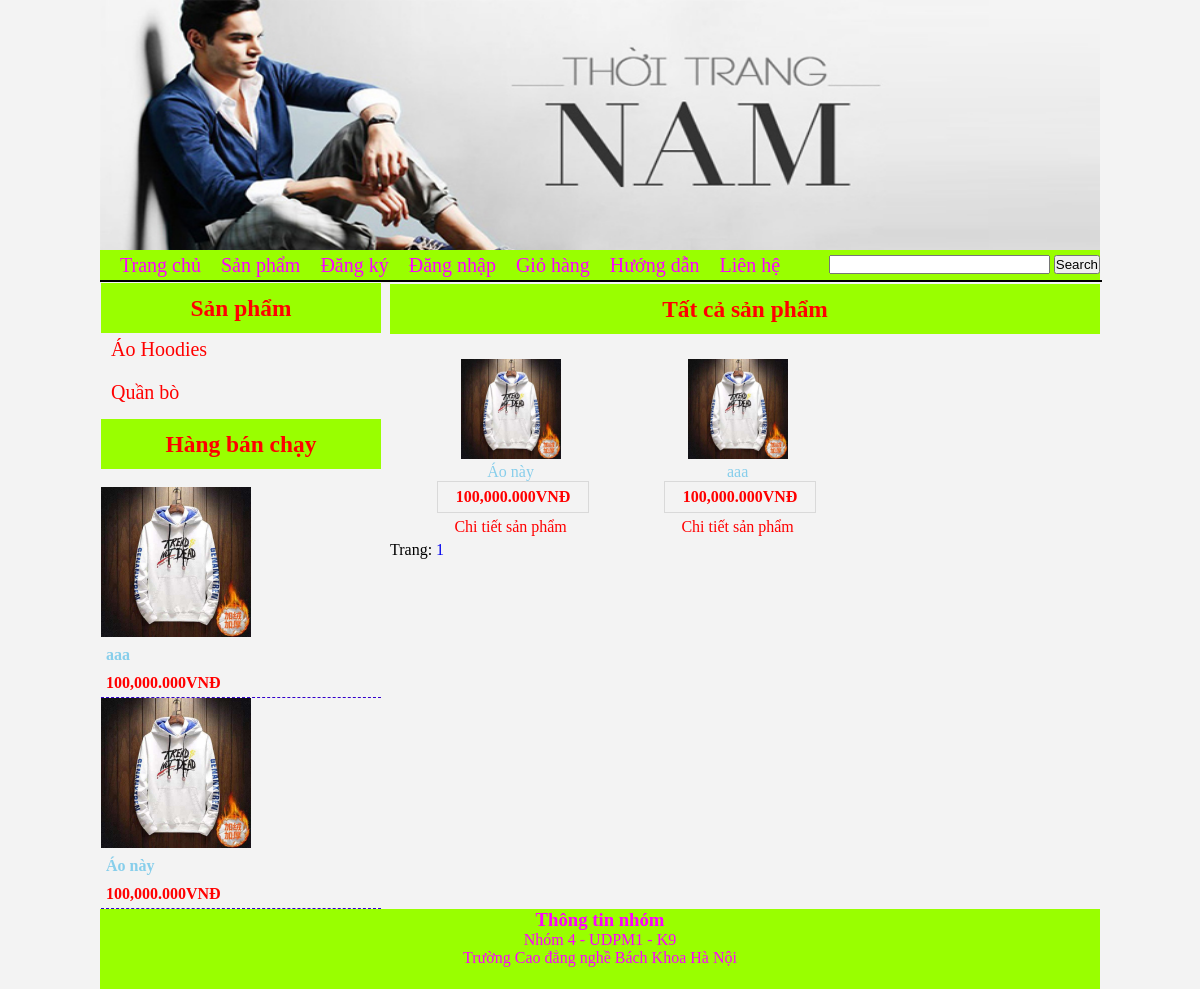
The app's page /index.php?xem=allsp, older data.
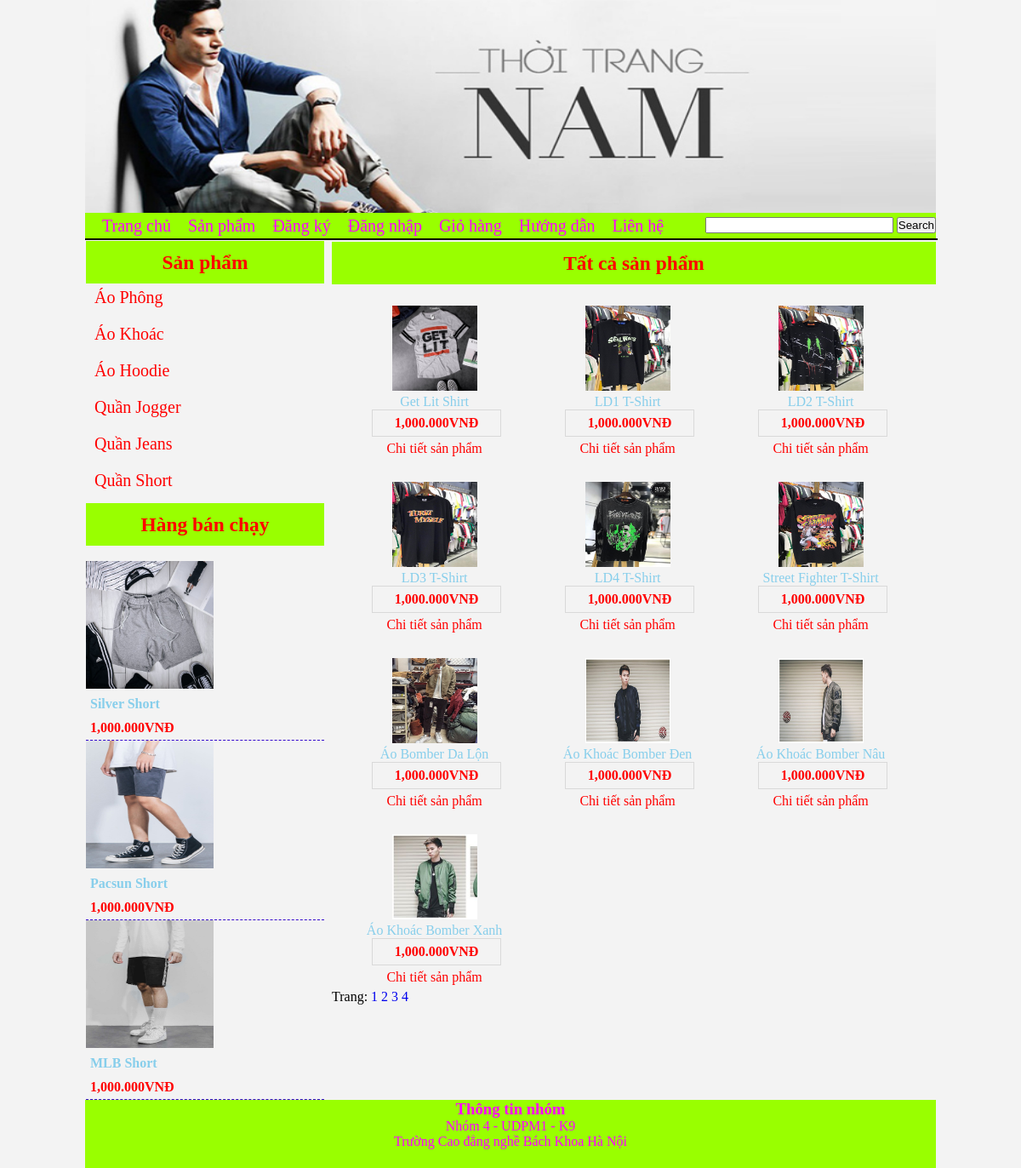
The same page, newer data.
### tables this page shows
CREATE TABLE `loaisp` (
  `id_loaisp` int(11) NOT NULL,
  `tenloaisp` varchar(255) NOT NULL,
  `thutu` int(100) NOT NULL
);

CREATE TABLE `chitietsp` (
  `id_sp` int(11) NOT NULL,
  `tensp` varchar(255) NOT NULL,
  `hinhanh` varchar(100) NOT NULL,
  `gia` int(100) NOT NULL,
  `mota` longtext NOT NULL,
  `id_loaisp` int(100) NOT NULL,
  `thutusp` int(100) NOT NULL,
  `noibat` varchar(255) NOT NULL
);

### modules/right/allsanpham.php (the view, shortened to what this page needs)
<?php
	if(isset($_GET['page'])){
		$page=$_GET['page'];
	}else{
		$page='';
	}
	if($page =='' || $page =='1'){
		$page1=0;
	}else{
		$page1=($page*10)-10;
	}
	$sql_all="select * from chitietsp limit $page1,10";
	$query=mysqli_query($conn,$sql_all);
?>
        	 <div class="tieude">
            	<h3>Tất cả sản phẩm</h3>
            </div>
        	<div class="sanphamall">
            	<ul>
                <?php
					while ($dong_all=mysqli_fetch_array($query))
					{
				 ?>
                	<li><a href="index.php?xem=chitietsp&idloaisp=<?php echo $dong_all['id_loaisp'];?>&id=<?php echo $dong_all['id_sp']; ?>">
                    <img src="admin/modules/quanlychitietsp/uploads/<?php echo $dong_all['hinhanh'] ?>" width="100" height="100">
                    <p style="color:skyblue"><?php echo $dong_all['tensp']; ?></p>
                    <p style="color:red;font-weight:bold; border:1px solid #d9d9d9; width:150px;
                            height:30px; line-height:30px;margin-left:35px;margin-bottom:5px;"> <?php echo number_format($dong_all['gia']).'.000'.'VNĐ'; ?></p>
                	<p style="color:#F00; text-align:center">Chi tiết sản phẩm</p>
                </a></li>
                <?php
						}
				?>
                </ul>
            </div>
            Trang:
            <?php
            	$sql_trang="select * from chitietsp";
				$query_trang=mysqli_query($conn,$sql_trang);
				$count=mysqli_num_rows($query_trang);
				$a=ceil($count/10);
				for ($b=1;$b<=$a;$b++)
				{
					echo '<a href="?page='.$b.'" style="text-decoration:none">'.' '.$b.' '.'</a>';
				}
			?>
            <?php
			echo '<br>';
			?>

### modules/left/list.php
<?php
	$sql_loaisp = "select * from loaisp";
	$query=mysqli_query ($conn,$sql_loaisp);
?>
 <div class="tieude">
            	<h3>Sản phẩm</h3>
            </div>
            <div class="danhsachsanpham">
            	<ul>
                <?php
                	while ($dong_sp=mysqli_fetch_array($query)){
				?>
                	<li><a href="index.php?xem=chitietloaisp&id=<?php echo $dong_sp['id_loaisp'] ?>"> <?php echo $dong_sp['tenloaisp'] ?></a></li><br>
                	<?php
					}
					?>
                </ul>
                </div>
             <div class="tieude">
            	<h3>Hàng bán chạy</h3>
            		</div> <br>
                    <?php
					$sql_banchay=("select * from chitietsp order by id_sp desc limit 3");
					$query_banchay=mysqli_query($conn,$sql_banchay);
					?>
            	<ul class="hangbanchay" style="list-style:none; width:100%">
                <?php
				while($dong_banchay=mysqli_fetch_array($query_banchay)){
				?>
                	<li><a href="?xem=chitietsp&idloaisp=<?php echo $dong_banchay['id_loaisp'] ?>&id=<?php echo $dong_banchay['id_sp'] ?>">
                    	<img src="admin/modules/quanlychitietsp/uploads/<?php echo $dong_banchay['hinhanh'] ?>" width="150" height="150" />
                    	<p><?php echo $dong_banchay['tensp'] ?></p>
                        <p style="color:red;"><?php echo number_format($dong_banchay['gia']).'.000'.'VNĐ' ?></p>
                    </a></li>
                    <?php
				}
					?>
                </ul>
                </div>

Row changes from the older to the newer data that the page shows:
removed loaisp: tenloaisp "Áo Hoodies"
removed loaisp: tenloaisp "Quần bò"
removed chitietsp: hinhanh (picture), tensp "aaa", gia "100,000"
removed chitietsp: hinhanh (picture), tensp "Áo này", gia "100,000"
added loaisp: tenloaisp "Áo Phông"
added loaisp: tenloaisp "Áo Khoác"
added loaisp: tenloaisp "Áo Hoodie"
added loaisp: tenloaisp "Quần Jogger"
added loaisp: tenloaisp "Quần Jeans"
added loaisp: tenloaisp "Quần Short"
added chitietsp: hinhanh (picture), tensp "Silver Short", gia "1,000", shown under "Hàng bán chạy"
added chitietsp: hinhanh (picture), tensp "Pacsun Short", gia "1,000", shown under "Hàng bán chạy"
added chitietsp: hinhanh (picture), tensp "MLB Short", gia "1,000", shown under "Hàng bán chạy"
added chitietsp: hinhanh (picture), tensp "Get Lit Shirt", gia "1,000", shown under "Tất cả sản phẩm"
added chitietsp: hinhanh (picture), tensp "LD1 T-Shirt", gia "1,000", shown under "Tất cả sản phẩm"
added chitietsp: hinhanh (picture), tensp "LD2 T-Shirt", gia "1,000", shown under "Tất cả sản phẩm"
added chitietsp: hinhanh (picture), tensp "LD3 T-Shirt", gia "1,000", shown under "Tất cả sản phẩm"
added chitietsp: hinhanh (picture), tensp "LD4 T-Shirt", gia "1,000", shown under "Tất cả sản phẩm"
added chitietsp: hinhanh (picture), tensp "Street Fighter T-Shirt", gia "1,000", shown under "Tất cả sản phẩm"
added chitietsp: hinhanh (picture), tensp "Áo Bomber Da Lộn", gia "1,000", shown under "Tất cả sản phẩm"
added chitietsp: hinhanh (picture), tensp "Áo Khoác Bomber Đen", gia "1,000", shown under "Tất cả sản phẩm"
added chitietsp: hinhanh (picture), tensp "Áo Khoác Bomber Nâu", gia "1,000", shown under "Tất cả sản phẩm"
added chitietsp: hinhanh (picture), tensp "Áo Khoác Bomber Xanh", gia "1,000", shown under "Tất cả sản phẩm"
Text that changed along with them:
new list line: "2"
new list line: "3"
new list line: "4"
